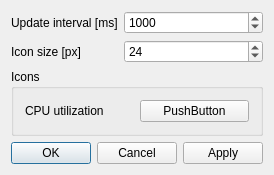
<?xml version="1.0" encoding="UTF-8"?>
<ui version="4.0">
 <class>CSettingsTab</class>
 <widget class="QDialog" name="CSettingsTab">
  <property name="geometry">
   <rect>
    <x>0</x>
    <y>0</y>
    <width>255</width>
    <height>157</height>
   </rect>
  </property>
  <property name="windowTitle">
   <string>CSettings</string>
  </property>
  <layout class="QVBoxLayout" name="verticalLayout">
   <item>
    <layout class="QFormLayout" name="formLayout">
     <item row="0" column="0">
      <widget class="QLabel" name="labelUpdate">
       <property name="text">
        <string>Update interval [ms]</string>
       </property>
      </widget>
     </item>
     <item row="0" column="1">
      <widget class="QSpinBox" name="spinBoxUpdate">
       <property name="maximum">
        <number>10000</number>
       </property>
       <property name="value">
        <number>1000</number>
       </property>
      </widget>
     </item>
     <item row="1" column="0">
      <widget class="QLabel" name="labelSize">
       <property name="text">
        <string>Icon size [px]</string>
       </property>
      </widget>
     </item>
     <item row="1" column="1">
      <widget class="QSpinBox" name="spinBoxSize">
       <property name="minimum">
        <number>1</number>
       </property>
       <property name="maximum">
        <number>100</number>
       </property>
       <property name="value">
        <number>24</number>
       </property>
      </widget>
     </item>
    </layout>
   </item>
   <item>
    <widget class="QGroupBox" name="groupBoxIcons">
     <property name="title">
      <string>Icons</string>
     </property>
     <layout class="QGridLayout" name="gridLayout">
      <item row="0" column="0">
       <widget class="QLabel" name="label">
        <property name="text">
         <string>CPU utilization</string>
        </property>
       </widget>
      </item>
      <item row="0" column="1">
       <widget class="QPushButton" name="pushButton">
        <property name="text">
         <string>PushButton</string>
        </property>
       </widget>
      </item>
     </layout>
    </widget>
   </item>
   <item>
    <widget class="QDialogButtonBox" name="buttonBox">
     <property name="standardButtons">
      <set>QDialogButtonBox::Apply|QDialogButtonBox::Cancel|QDialogButtonBox::Ok</set>
     </property>
     <property name="centerButtons">
      <bool>false</bool>
     </property>
    </widget>
   </item>
  </layout>
 </widget>
 <layoutdefault spacing="6" margin="11"/>
 <resources/>
 <connections/>
</ui>
